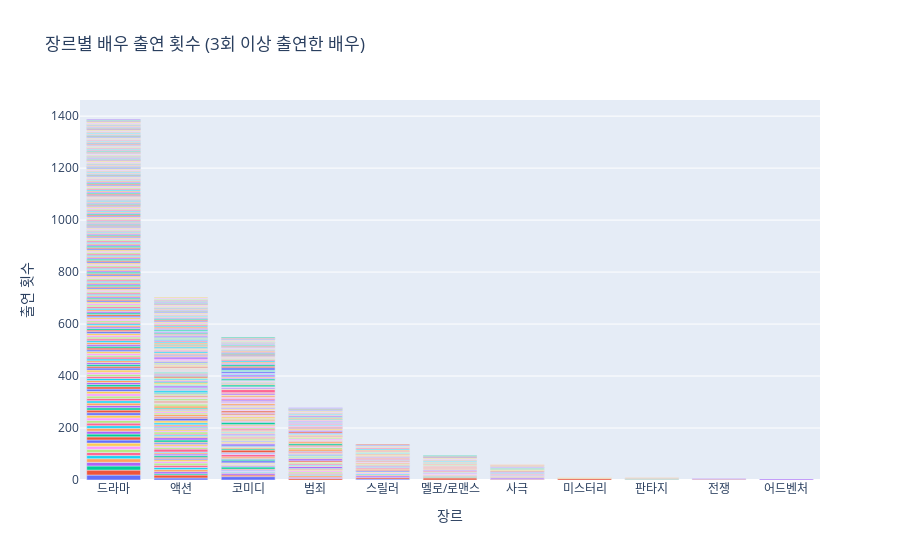

Notebook cell for this chart:
### Markdown cell above
## 전체 데이터 기준

### Code cell
data = pd.read_csv('5.2_dataset_forviz_add_gener.csv')

# 매출액과 관객수 데이터 형태 처리
data['매출액'] = data['매출액'].str.replace(',', '').astype(float)
data['관객수'] = data['관객수'].str.replace(',', '').astype(int)

# 데이터 형태 확인 및 처리
def safe_eval(x):
    if isinstance(x, str):
        try:
            return eval(x)
        except:
            return []  # 오류 발생시 빈 리스트 반환
    return x if isinstance(x, list) else []

data['actor_main_name'] = data['actor_main_name'].apply(safe_eval)
data['actor_sub_name'] = data['actor_sub_name'].apply(safe_eval)

# 숫자를 한글식 표현으로 변환하는 함수
def korean_style_number(num, is_revenue=False):
    units = ['만', '억', '조', '경']
    steps = [10000, 100000000, 1000000000000, 10000000000000000]
    result = ''
    for i, step in enumerate(steps[::-1]):
        if num >= step:
            result += str(int(num // step)) + units[::-1][i]
            num %= step
        if is_revenue and units[::-1][i] == '억':
            break
    return result

# 장르명 정규화 함수
def normalize_genre(genre):
    genre = genre.strip()  # 공백 제거
    genre = genre.replace(' ', '')  # 중간 공백 제거
    genre = genre.lower()  # 소문자로 통일
    return genre

# 장르별로 배우 출연 횟수 및 매출, 관객수 집계
genre_actor_stats = {}

for index, row in data.iterrows():
    genres = [normalize_genre(gen) for gen in row['only_gener'].split(',')]
    actors = set(row['actor_main_name'] + row['actor_sub_name'])  # 주연과 조연 합치기
    revenue = row['매출액']
    audience = row['관객수']
    
    for genre in genres:
        if genre not in genre_actor_stats:
            genre_actor_stats[genre] = {}
        
        for actor in actors:
            if actor not in genre_actor_stats[genre]:
                genre_actor_stats[genre][actor] = {'Count': 0, 'Total Revenue': 0, 'Total Audience': 0}
            genre_actor_stats[genre][actor]['Count'] += 1
            genre_actor_stats[genre][actor]['Total Revenue'] += revenue
            genre_actor_stats[genre][actor]['Total Audience'] += audience

# 데이터 프레임으로 변환 및 한글식 숫자 변환
rows = []
for genre, actor_stats in genre_actor_stats.items():
    for actor, stats in actor_stats.items():
        if stats['Count'] >= 3:  # 3회 이상 출연한 배우만 포함
            rows.append({
                '장르': genre, 
                '배우': actor, 
                '출연 횟수': stats['Count'],
                '총 매출액': korean_style_number(stats['Total Revenue'], is_revenue=True),
                '총 관객수': korean_style_number(stats['Total Audience'])
            })

df_actor_stats = pd.DataFrame(rows)
df_actor_stats.sort_values(by=['장르', '출연 횟수', '총 매출액', '총 관객수'], ascending=[True, False, False, False], inplace=True)

# 시각화
fig = px.bar(df_actor_stats, x='장르', y='출연 횟수', color='배우', title='장르별 배우 출연 횟수 (3회 이상 출연한 배우)',
             hover_data=['총 매출액', '총 관객수'],
             category_orders={"장르": sorted(df_actor_stats['장르'].unique(), reverse=True)})
fig.update_layout(xaxis={'categoryorder':'total descending'}, showlegend=False)
fig.show()
